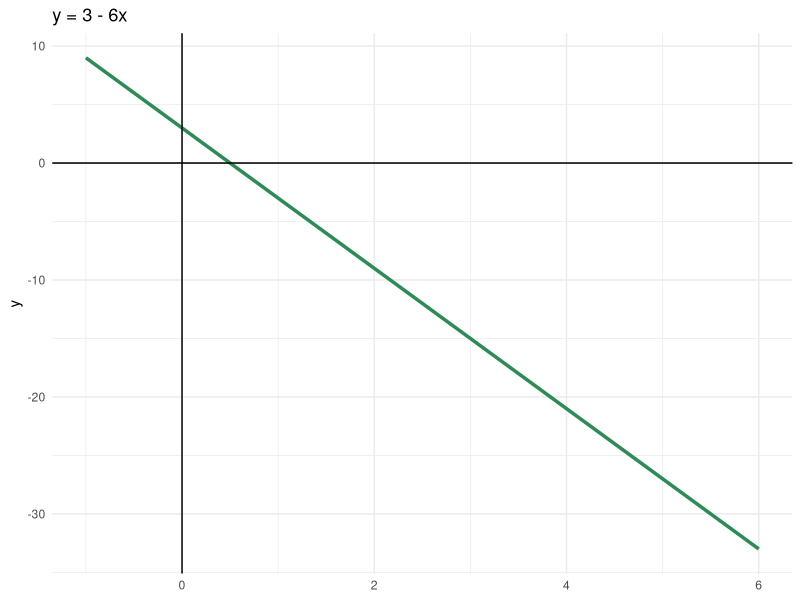
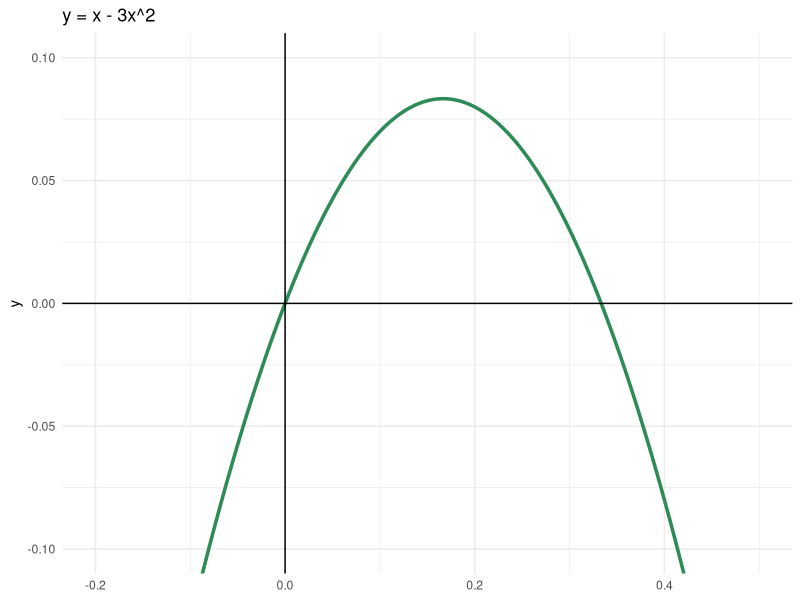
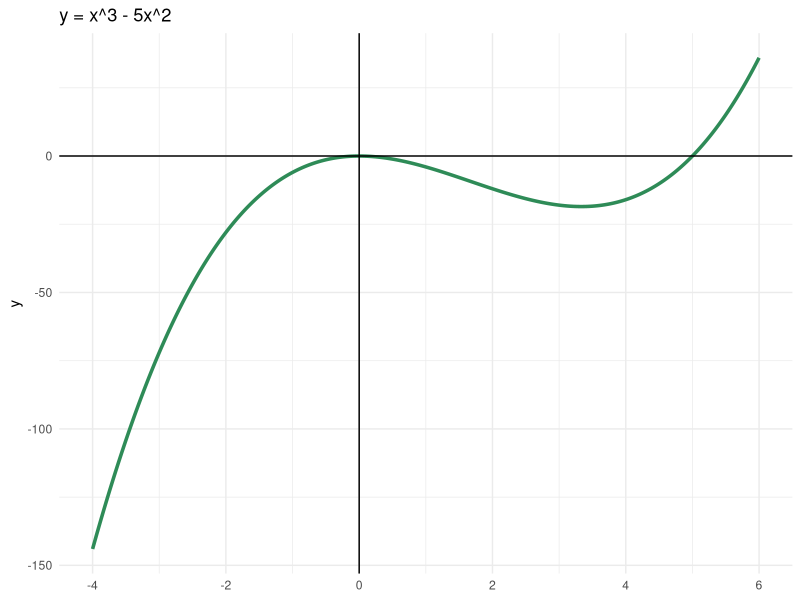
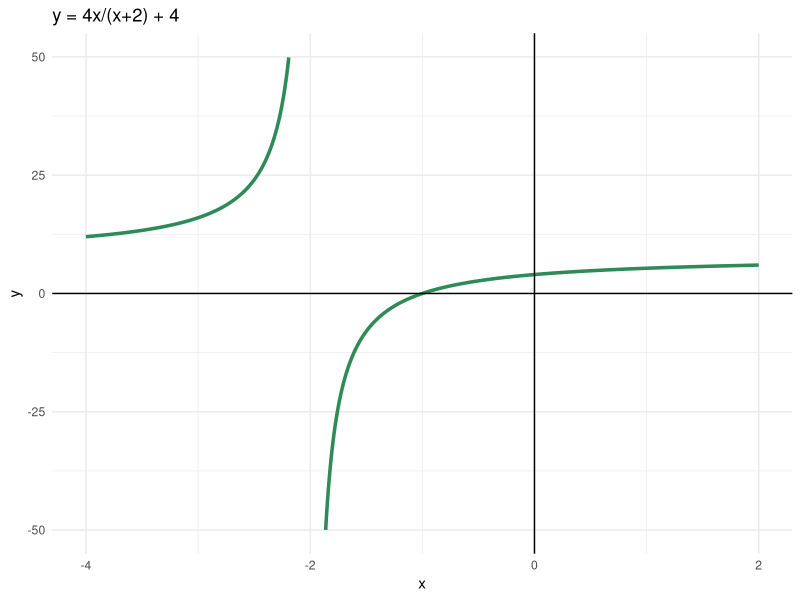
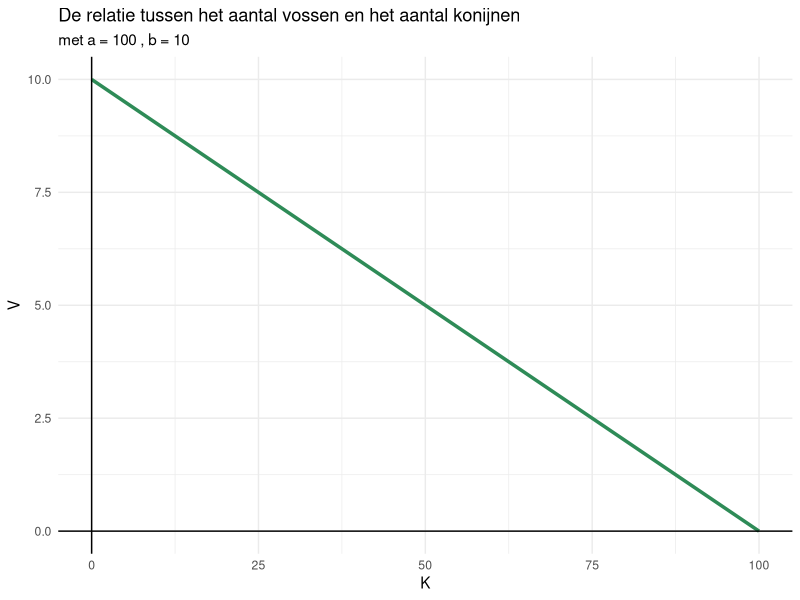

Recreate these plots in R, in order.
## ---- chunk 1
#| label: fig-draw-1a
#| fig-cap: "Oefening 1a"
library(ggplot2)
ggplot() + 
  stat_function(fun = function(x) 3 - 6*x, n=1000, colour = "seagreen", linewidth = 1.2) +
  xlim(-1, 6) +
  theme_minimal() +
  geom_hline(yintercept = 0) +
  geom_vline(xintercept = 0) +
  ggtitle("y = 3 - 6x")
## ---- chunk 2
#| label: fig-draw-1c
#| fig-cap: "Oefening 1c"
library(ggplot2)
ggplot() + 
  stat_function(fun = function(x) x-3*x^2, n=1000, colour = "seagreen", linewidth = 1.2) +
  xlim(-0.2, 0.5) +
  coord_cartesian(ylim=c(-0.1,0.1))+
  theme_minimal() +
  geom_hline(yintercept = 0) +
  geom_vline(xintercept = 0) +
  ggtitle("y = x - 3x^2")
## ---- chunk 3
#| label: fig-draw-1e
#| fig-cap: "Oefening 1e"
library(ggplot2)
ggplot() + 
  stat_function(fun = function(x) x^3 - 5*x^2, n=1000, colour = "seagreen", linewidth = 1.2) +
  xlim(-4, 6) +
  theme_minimal() +
  geom_hline(yintercept = 0) +
  geom_vline(xintercept = 0) +
  ggtitle("y = x^3 - 5x^2")
## ---- chunk 4
#| label: fig-draw-1f
#| fig-cap: "Oefening 1f"
library(ggplot2)
x_values_left <- seq(-4, -2.1, by = 0.001)
data_left <- data.frame(x = x_values_left, y = 4*x_values_left/(x_values_left+2) + 4)

x_values_right <- seq(-1.9, 2, by = 0.001)
data_right <- data.frame(x = x_values_right, y = 4*x_values_right/(x_values_right+2) + 4)

ggplot() + 
  geom_line(data = data_left, aes(x=x, y=y), colour = "seagreen", linewidth = 1.2) +
  geom_line(data = data_right, aes(x=x, y=y), colour = "seagreen", linewidth = 1.2) +
  xlim(-4, 2) +
  ylim(-50, 50) +
  theme_minimal() +
  geom_hline(yintercept = 0) +
  geom_vline(xintercept = 0) +
  ggtitle("y = 4x/(x+2) + 4")
## ---- chunk 5
#| label: fig-draw-2b
#| fig-cap: "Oefening 2b"
library(ggplot2)
a <- 100
b <- 10
x_min <- 0
x_max <- 100

ggplot() + 
  stat_function(fun = function(x) (a - x)/b, n=1000, colour = "seagreen", linewidth = 1.2) +
  xlim(x_min, x_max) +
  theme_minimal() +
  xlab("K") +
  ylab("V") +
  geom_hline(yintercept = 0) +
  geom_vline(xintercept = 0) +
  ggtitle("De relatie tussen het aantal vossen en het aantal konijnen") +
  labs(subtitle = paste("met a =", a, ", b =", b))
